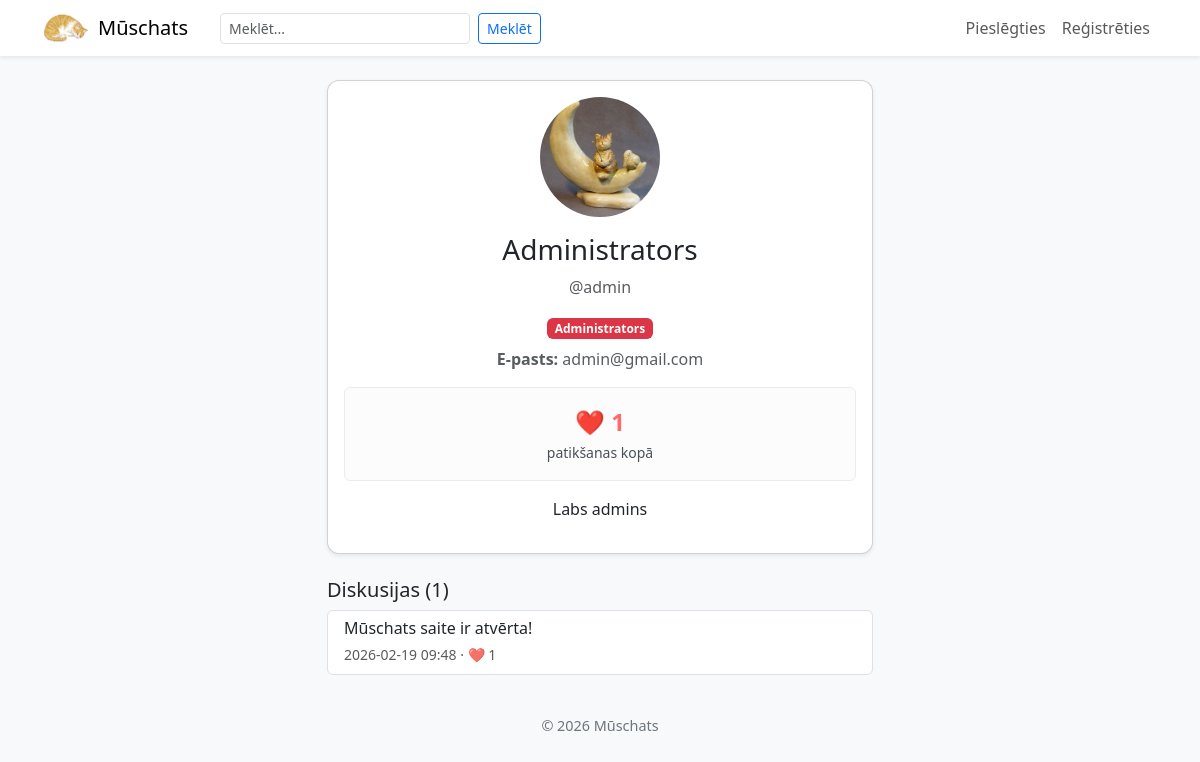
Page /profils/admin on the earlier database version.
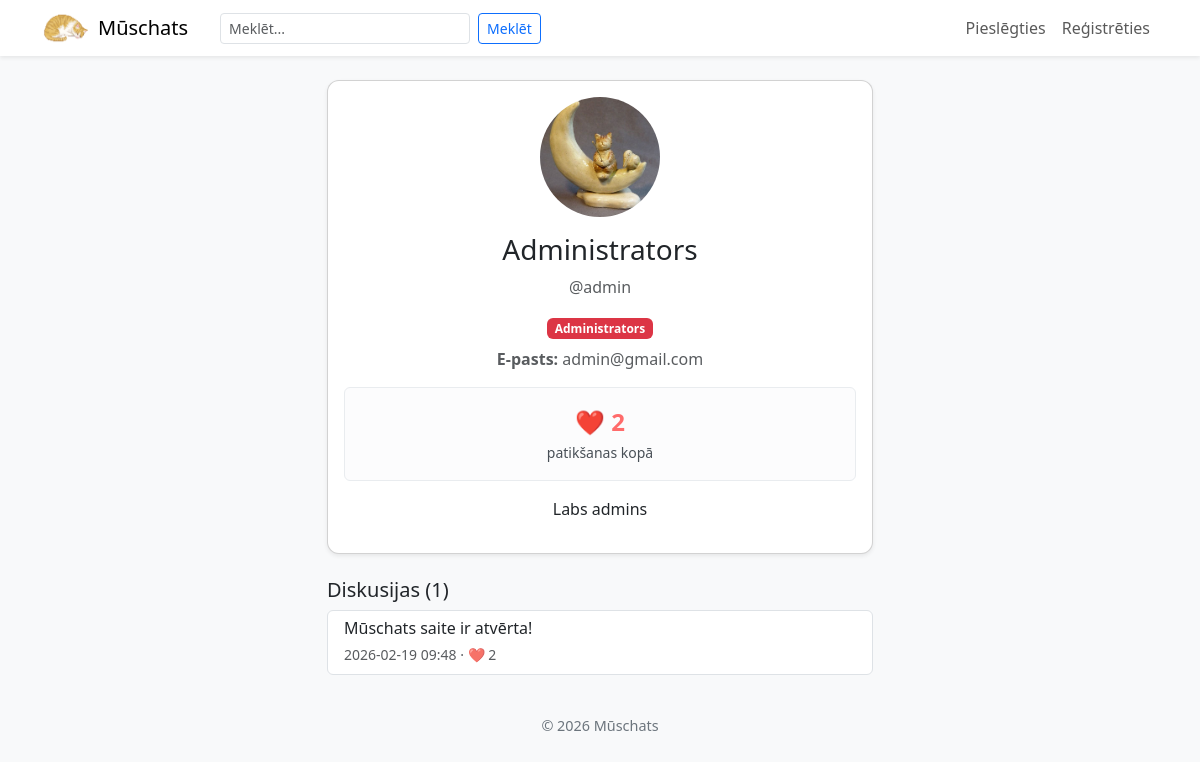
Same page on the later database version.
### app.py (models this page shows)
class Lietotaji(db.Model):
    __tablename__ = 'Lietotaji'
    id = db.Column(db.Integer, primary_key=True)
    lietotajvards = db.Column(db.String(80), unique=True, nullable=False)
    parole = db.Column(db.String(255), nullable=False)
    vards = db.Column(db.String(80), nullable=False)
    uzvards = db.Column(db.String(80), nullable=False)
    loma = db.Column(db.String(80), nullable=False)
    konta_bilde = db.Column(db.String(255), nullable=True)
    bio = db.Column(db.Text, nullable=True)
    epasts = db.Column(db.String(120), nullable=False, unique=True)
    ir_apstiprinats = db.Column(db.Boolean, default=True)
    reputacija = db.Column(db.Integer, default=0)

class Diskusijas(db.Model):
    __tablename__ = 'Diskusijas'
    id = db.Column(db.Integer, primary_key=True)
    virsraksts = db.Column(db.String(200), nullable=False)
    saturs = db.Column(db.Text, nullable=False)
    lietotaja_id = db.Column(db.Integer, db.ForeignKey('Lietotaji.id'), nullable=False)
    datums = db.Column(db.DateTime, default=datetime.utcnow)
    ir_redigets = db.Column(db.Boolean, default=False)
    redigets_datums = db.Column(db.DateTime, nullable=True)
    ir_piefikseta = db.Column(db.Boolean, default=False)
    ir_slegta = db.Column(db.Boolean, default=False)
    komentari = db.relationship('Komentari', backref='diskusija', lazy=True, cascade='all, delete-orphan')
    lietotajs = db.relationship('Lietotaji', backref='diskusijas')
    patikumi = db.relationship('DiskusijaPatikumi', backref='diskusija', lazy=True, cascade='all, delete-orphan')

### app.py (the view)
@app.route('/profils/<lietotaja_vards>')
def profils(lietotaja_vards):
    lietotajs = Lietotaji.query.filter_by(lietotajvards=lietotaja_vards).first_or_404()
    lietotajs.reputacija = calculate_user_reputation(lietotajs.id)
    db.session.commit()
    return render_template('profils.html', lietotajs=lietotajs)

### app.py (called while the page is built)
def calculate_user_reputation(user_id):
    discussion_likes = db.session.query(DiskusijaPatikumi).join(
        Diskusijas, DiskusijaPatikumi.diskusijas_id == Diskusijas.id
    ).filter(Diskusijas.lietotaja_id == user_id).count()
    comment_likes = db.session.query(KomentaraPatikumi).join(
        Komentari, KomentaraPatikumi.komentara_id == Komentari.id
    ).filter(Komentari.lietotaja_id == user_id).count()
    return discussion_likes + comment_likes

@app.context_processor
def inject_common():
    return {
        'ir_piesledzis': 'lietotajvards' in session,
        'current_year': datetime.utcnow().year
    }

### templates/profils.html (shortened to what this page needs)
{% extends "layout.html" %}
{% block content %}
<div class="row justify-content-center">
    <div class="col-12 col-lg-6">
        <div class="card shadow-sm">
            <div class="card-body text-center">
                {% if lietotajs.konta_bilde %}
                    <img src="{{ url_for('static', filename='uploads/' + lietotajs.konta_bilde) }}" alt="Profile" class="rounded-circle mb-3" style="width: 120px; height: 120px; object-fit: cover;">
                {% else %}
                    <div class="rounded-circle bg-secondary mx-auto mb-3 d-flex align-items-center justify-content-center" style="width: 120px; height: 120px; color: white; font-weight: bold; font-size: 48px;">{{ lietotajs.vards[0] }}</div>
                {% endif %}
                <h3>{{ lietotajs.vards }} {{ lietotajs.uzvards }}</h3>
                <p class="text-muted">@{{ lietotajs.lietotajvards }}</p>
                <div class="mb-2">
                    {% if lietotajs.loma == 'Administrators' %}
                        <span class="badge bg-danger">Administrators</span>
                    {% elif lietotajs.loma == 'Skolotajs' %}
                        <span class="badge bg-warning text-dark">Skolotājs</span>
                    {% elif lietotajs.loma == 'Skolens' %}
                        <span class="badge bg-primary">Skolēns</span>
                    {% elif lietotajs.loma == 'Vecaks' %}
                        <span class="badge bg-info text-dark">Vecāks</span>
                    {% endif %}
                </div>
                <p class="text-muted"><strong>E-pasts:</strong> {{ lietotajs.epasts }}</p>
                <div class="alert alert-light">
                    <strong style="font-size: 24px; color: #ff6b6b;">❤️ {{ lietotajs.reputacija }}</strong><br>
                    <small>patikšanas kopā</small>
                </div>
                {% if lietotajs.bio %}
                    <p class="mt-3">{{ lietotajs.bio }}</p>
                {% else %}
                    <p class="text-muted mt-3"><em>Šim lietotājam nav biogrāfijas.</em></p>
                {% endif %}
            </div>
        </div>
        <div class="mt-4">
            <h5>Diskusijas ({{ lietotajs.diskusijas|length }})</h5>
            {% if lietotajs.diskusijas %}
                <div class="list-group">
                    {% for d in lietotajs.diskusijas %}
                        <a href="{{ url_for('diskusija', diskusijas_id=d.id) }}" class="list-group-item list-group-item-action">
                            <h6 class="mb-1">{{ d.virsraksts }}</h6>
                            <small class="text-muted">{{ d.datums.strftime('%Y-%m-%d %H:%M') }} · ❤️ {{ d.patikumi|length }}</small>
                        </a>
                    {% endfor %}
                </div>
            {% else %}
                <p class="text-muted">Šis lietotājs nav izveidojis nevienu diskusiju.</p>
            {% endif %}
        </div>
    </div>
</div>
{% endblock %}

Differences in the rows shown:
changed Lietotaji "Administrators": reputacija "1" → "2"
changed Diskusijas "Mūschats saite ir atvērta!": patikumi|length "1" → "2"
